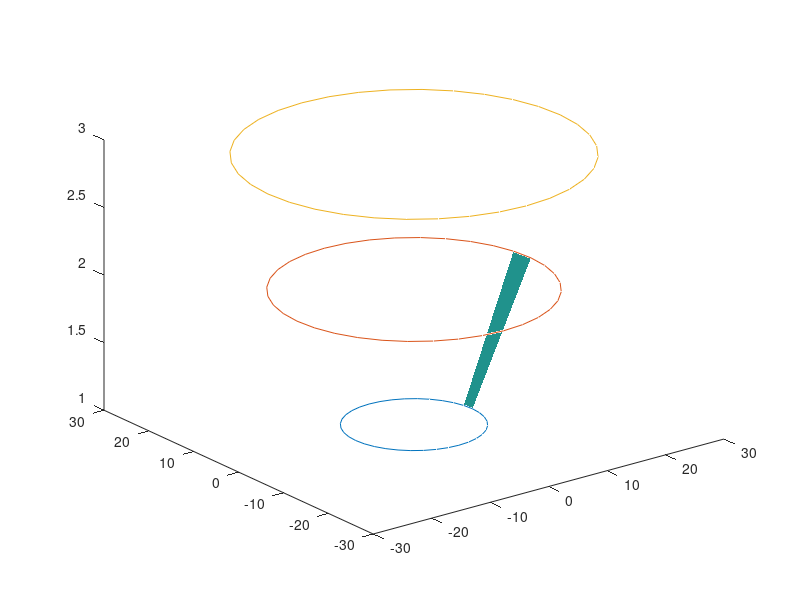

Recreate this plot in MATLAB. (Note: this script raises an error after producing the figure.)
clc;
close all;
clear;

theta = linspace(0, 360, 37);

C = linspace(0, 1, 4);

sensor_data_1 = ones(1, 37) * 1 * 10;
sensor_data_1(37) = sensor_data_1(1);   
X_1 = sensor_data_1 .* cos(theta * pi / 180);
Y_1 = sensor_data_1 .* sin(theta * pi / 180);
Z_1 = 1 * ones(1, 37);

sensor_data_2 = ones(1, 37) * 2 * 10;
sensor_data_2(37) = sensor_data_2(1);   
X_2 = sensor_data_2 .* cos(theta * pi / 180);
Y_2 = sensor_data_2 .* sin(theta * pi / 180);
Z_2 = 2 * ones(1, 37);

sensor_data_3 = ones(1, 37) * 2.5 * 10;
sensor_data_3(37) = sensor_data_3(1);   
X_3 = sensor_data_3 .* cos(theta * pi / 180);
Y_3 = sensor_data_3 .* sin(theta * pi / 180);
Z_3 = 3 * ones(1, 37);

%%
plot3(X_1, Y_1, Z_1);
hold on;
plot3(X_2, Y_2, Z_2);
plot3(X_3, Y_3, Z_3);


%%
for ii = 1 : 36
    X = [X_1(ii), X_1(ii + 1), X_2(ii+1), X_2(ii)];
    Y = [Y_1(ii), Y_1(ii + 1), Y_2(ii+1), Y_2(ii)];
    Z = [Z_1(ii), Z_1(ii + 1), Z_2(ii+1), Z_2(ii)];
    
    fill3(X, Y, Z, C, 'EdgeColor', 'none')
    alpha(0.5);
    hold on;
end

for ii = 1 : 36
    X = [X_2(ii), X_2(ii + 1), X_3(ii+1), X_3(ii)];
    Y = [Y_2(ii), Y_2(ii + 1), Y_3(ii+1), Y_3(ii)];
    Z = [Z_2(ii), Z_2(ii + 1), Z_3(ii+1), Z_3(ii)];
    
    fill3(X, Y, Z, C, 'EdgeColor', 'none')
    alpha(0.5);
    
    hold on;
end

    
xlabel('X'), ylabel('Y'), zlabel('Z');
grid on;
view(45, 45);